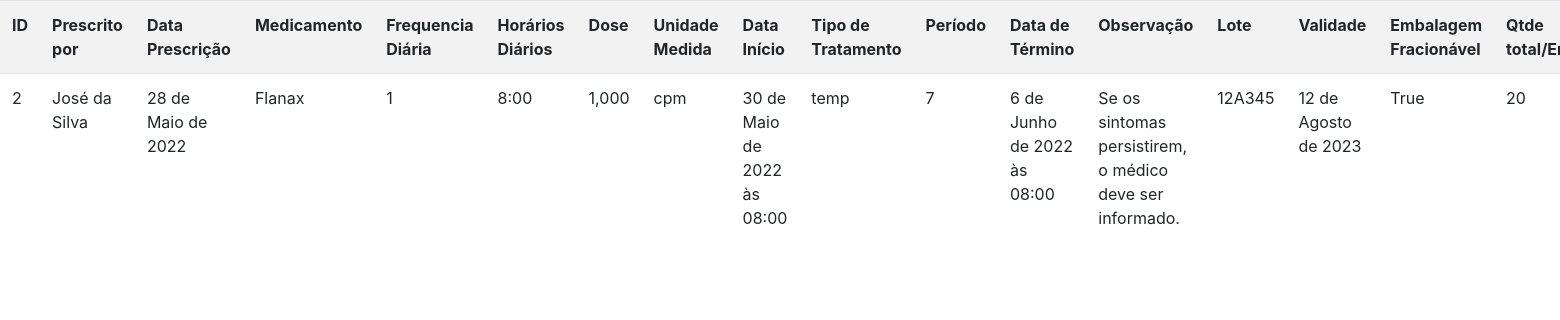
The page /listar/tratamentos/ on the database its author committed.
### cadastros/models.py (models this page shows, shortened)
class Tratamento(models.Model):
    UNIDADE_MEDIDA = [
        ('gt', 'Gota'),
        ('ml', 'ml'),
        ('cpm', 'Comprimido'),
    ]
    TIPO_TRATAMENTO = [
        ('cont', 'Contínuo'),
        ('temp', 'Temporário')
    ]
    STATUS_TRATAMENTO = [
        ('A', 'Ativo'),
        ('I', 'Inativo')
    ]
    prescrito_por = models.ForeignKey(ProfissionalSaude, on_delete=models.PROTECT)
    data_prescricao = models.DateField(verbose_name='Data da Prescrição')
    medicamento = models.ForeignKey(Medicamento, on_delete=models.PROTECT)
    frequencia_diaria = models.IntegerField(verbose_name='Frequência Diária')
    horarios_diarios = models.CharField(max_length=255, verbose_name='Horários Diários')
    dose = models.DecimalField(max_digits=7, decimal_places=3)
    unidade_medida = models.CharField(max_length=100, verbose_name='Unidade de Medida', choices=UNIDADE_MEDIDA)
    data_inicio = models.DateTimeField(verbose_name='Data de início')
    tipo_tratamento = models.CharField(max_length=50, verbose_name='Tipo de Tratamento', choices=TIPO_TRATAMENTO)
    periodo_tratamento = models.IntegerField(verbose_name='Período de Tratamento')
    data_fim = models.DateTimeField(verbose_name='Data de Término do Tratamento')
    observacao = models.TextField(verbose_name='Observação')
    lote = models.CharField(max_length=50)
    validade = models.DateField()
    embalagem_fracionavel = models.BooleanField(verbose_name='Embalagem Fracionável?')
    quantidade_total_embalagem = models.IntegerField(verbose_name='Quantidade Total por Embalagem')
    amostra_gratis = models.BooleanField(verbose_name='Amostra Grátis')
    status_tratamento = models.CharField(max_length=50, choices=STATUS_TRATAMENTO)
    paciente = models.ForeignKey(Paciente, on_delete=models.PROTECT)
    cadastrado_em = models.DateTimeField(auto_now_add=True)
    atualizado_em = models.DateTimeField(auto_now=True)

class ProfissionalSaude(models.Model):
    nome = models.CharField(max_length=255)
    telefone = models.CharField(max_length=50)
    endereco = models.CharField(max_length=255, verbose_name='Endereço')
    consultorio = models.CharField(max_length=255, verbose_name='Consultório')
    email = models.EmailField()
    redes_sociais = models.CharField(max_length=255, null=True, blank=True)
    crc = models.CharField(max_length=50, verbose_name='Conselho Regional de Classe')

class Medicamento(models.Model):
    nome_comercial = models.CharField(max_length=100)
    laboratorio = models.CharField(max_length=50, verbose_name='Laboratório')
    principio_ativo = models.CharField(max_length=255, verbose_name='Princípio Ativo')
    dose_diaria_maxima = models.IntegerField(verbose_name='Dose Diária Máxima')
    forma_farmaceutica = models.CharField(max_length=50, verbose_name='Forma Farmacêutica')
    concentracao = models.CharField(max_length=10, verbose_name='Concentração')
    via_administracao = models.CharField(max_length=50, verbose_name='Via de administração')
    grupo_etario = models.CharField(max_length=50, verbose_name='Grupo Etário')
    tarja = models.CharField(max_length=100)

### cadastros/views.py (the view)
# urls.py: path('listar/tratamentos/', TratamentoList.as_view(), name='listar-tratamentos'),
class TratamentoList(ListView):
    model = Tratamento
    template_name = 'cadastros/listar-tratamentos.html'

### cadastros/templates/cadastros/listar-tratamentos.html (shortened to what this page needs)
{% load static %}
<!DOCTYPE html>
<html lang="pt-br">
<head>
    <link rel="stylesheet" href="{% static 'css/bootstrap.min.css' %}">
    <link rel="stylesheet" href="{% static 'css/font-awesome.min.css' %}">
</head>
<body>
   <table class="table table-striped">
       <tr>
           <th>ID</th>
           <th>Prescrito por</th>
           <th>Data Prescrição</th>
           <th>Medicamento</th>
           <th>Frequencia Diária</th>
           <th>Horários Diários</th>
           <th>Dose</th>
           <th>Unidade Medida</th>
           <th>Data Início</th>
           <th>Tipo de Tratamento</th>
           <th>Período</th>
           <th>Data de Término</th>
           <th>Observação</th>
           <th>Lote</th>
           <th>Validade</th>
           <th>Embalagem Fracionável</th>
           <th>Qtde total/Embalagem</th>
       </tr>
       {% for tratamento in object_list %}
       <tr>
           <td>{{ tratamento.pk }}</td>
           <td>{{ tratamento.prescrito_por.nome }}</td>
           <td>{{ tratamento.data_prescricao }}</td>
           <td>{{ tratamento.medicamento.nome_comercial }}</td>
           <td>{{ tratamento.frequencia_diaria }}</td>
           <td>{{ tratamento.horarios_diarios }}</td>
           <td>{{ tratamento.dose }}</td>
           <td>{{ tratamento.unidade_medida }}</td>
           <td>{{ tratamento.data_inicio }}</td>
           <td>{{ tratamento.tipo_tratamento }}</td>
           <td>{{ tratamento.periodo_tratamento }}</td>
           <td>{{ tratamento.data_fim }}</td>
           <td>{{ tratamento.observacao }}</td>
           <td>{{ tratamento.lote }}</td>
           <td>{{ tratamento.validade }}</td>
           <td>{{ tratamento.embalagem_fracionavel }}</td>
           <td>{{ tratamento.quantidade_total_embalagem }}</td>
       </tr>
       {% empty %}
       <tr>
           <td colspan="100%">Nenhum tratamento cadastrado!</td>
       </tr>
       {% endfor %}
   </table>
</body>
</html>

### rows shown on the page
Tratamento: pk "2", prescrito_por.nome "José da Silva", data_prescricao "28 de Maio de 2022", medicamento.nome_comercial "Flanax", frequencia_diaria "1", horarios_diarios "8:00", dose "1,000", unidade_medida "cpm", data_inicio "30 de Maio de 2022 às 08:00", tipo_tratamento "temp", periodo_tratamento "7", data_fim "6 de Junho de 2022 às 08:00", observacao "Se os sintomas persistirem, o médico deve ser informado.", lote "12A345", validade "12 de Agosto de 2023", embalagem_fracionavel "True", quantidade_total_embalagem "20"
